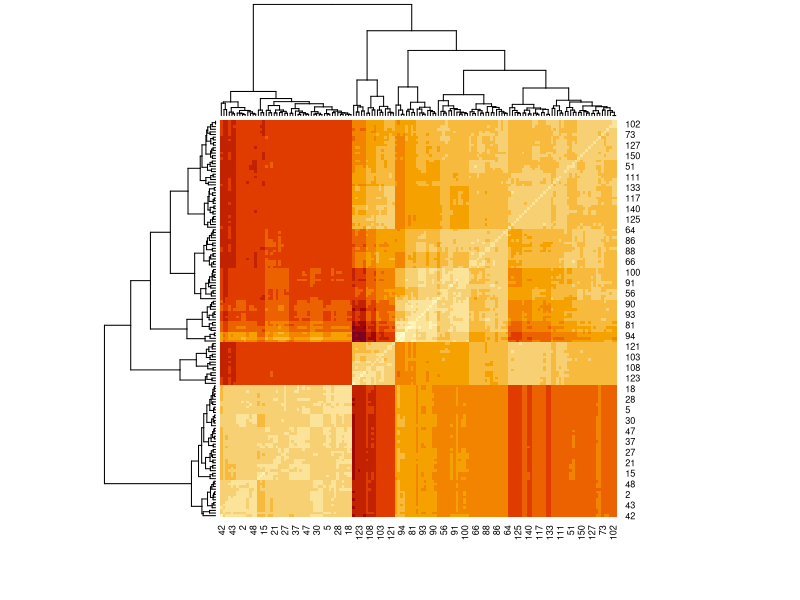
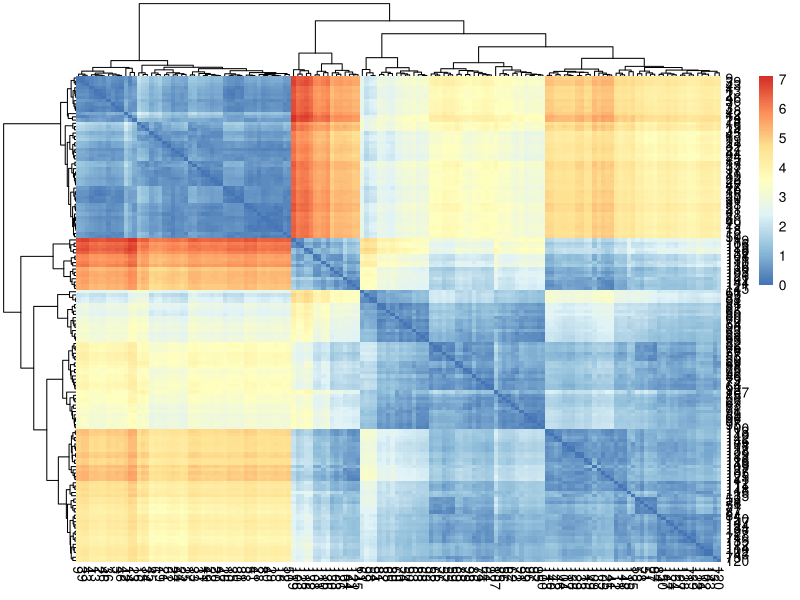
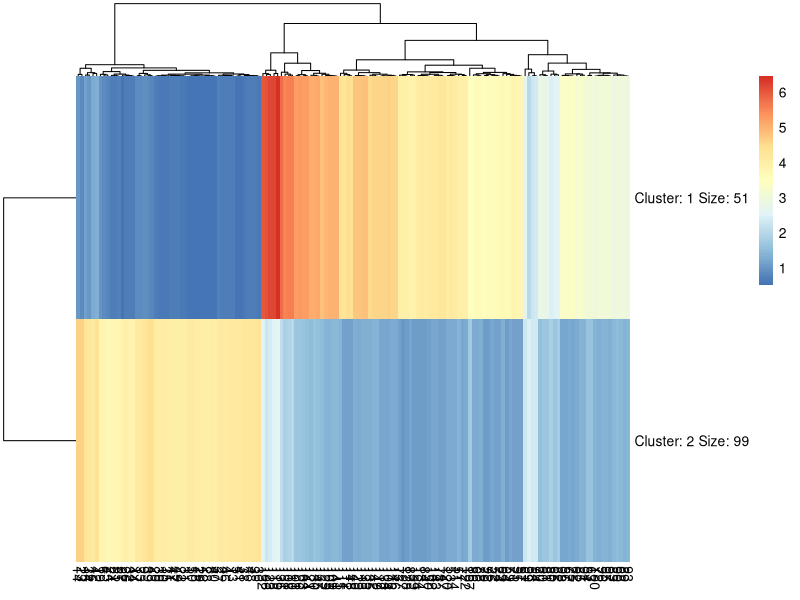
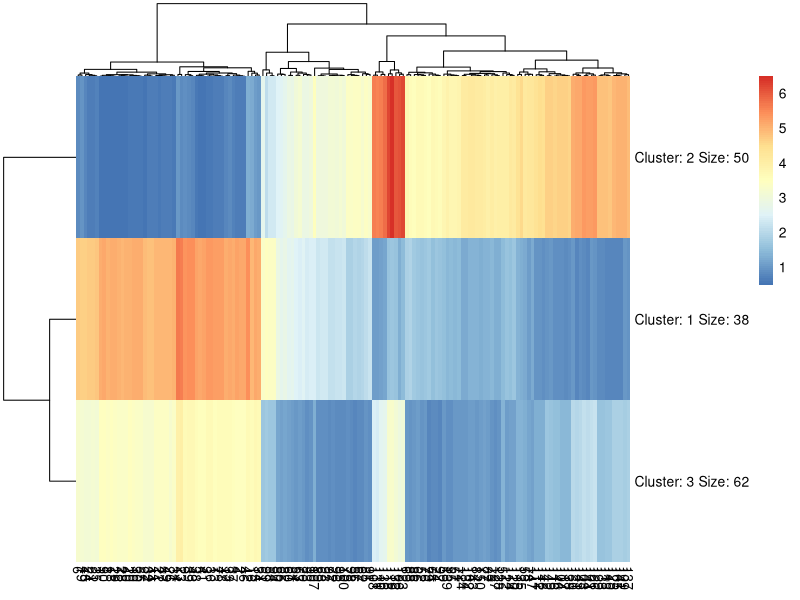
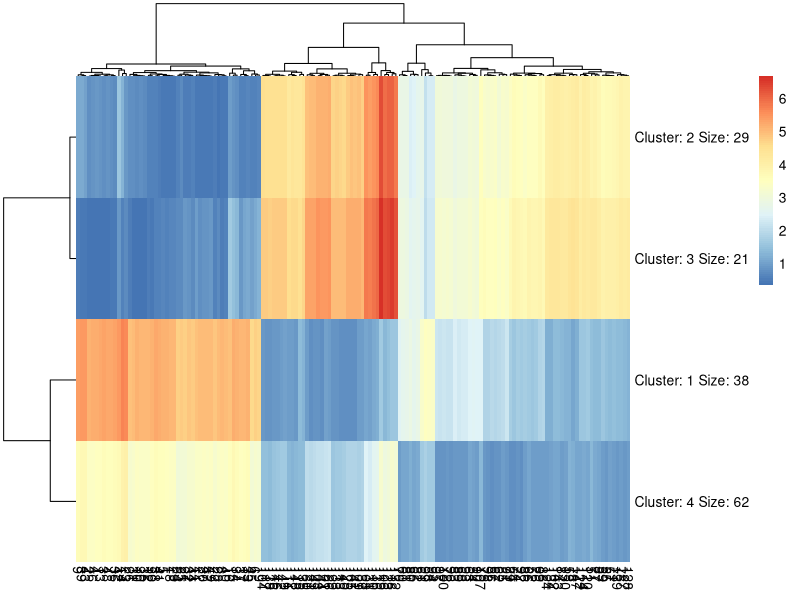
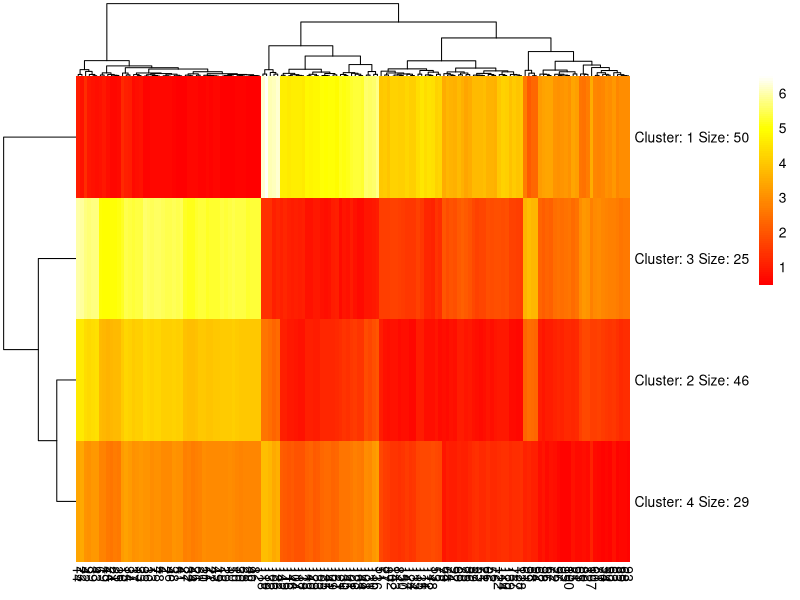
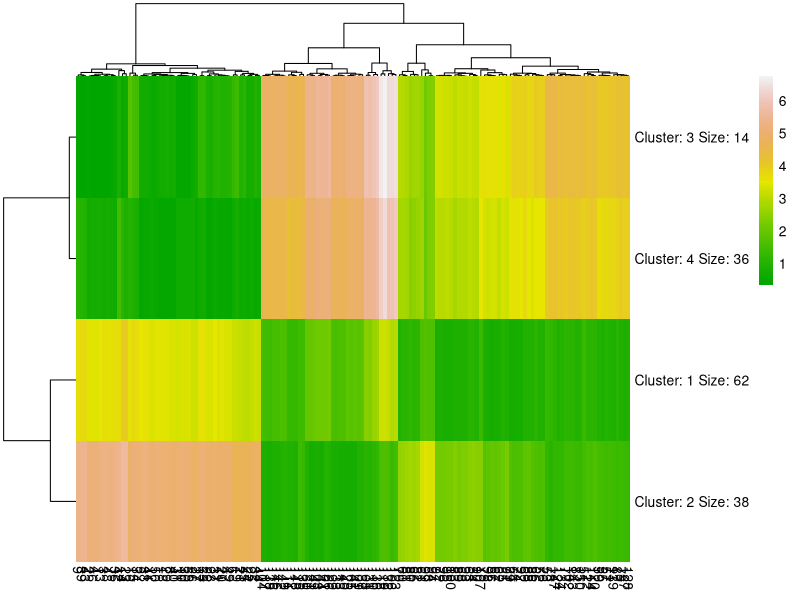
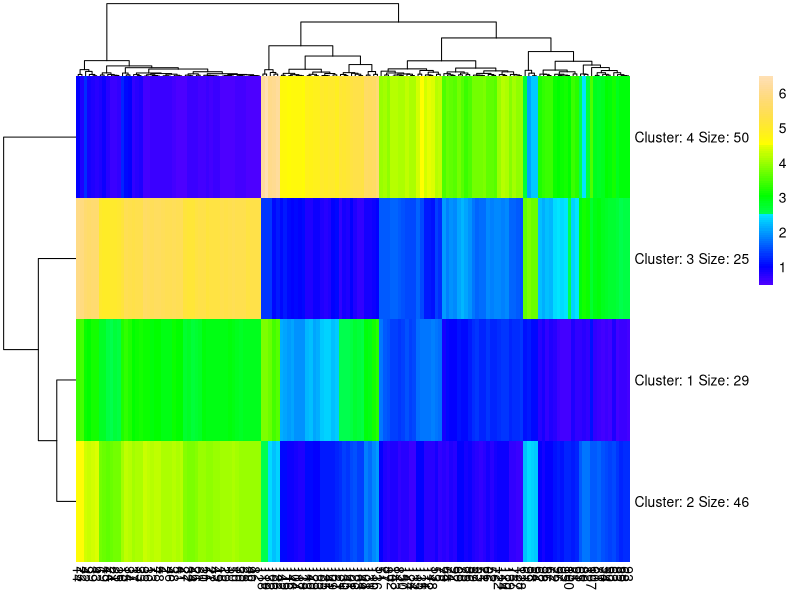

These figures' R source, in order:
##########################################
#Editor: Kuo-Liang Ou
#National Tsing Hua University ILST
##########################################
# ============================================================
# 6-2 距離矩陣、熱圖與 3D 散布圖
# ============================================================
# 分群的基礎是「距離」：距離越近，越相似，越應該在同一群。
# 這個範例教你：
#   1. 用 dist() 計算距離，比較歐氏距離和曼哈頓距離
#   2. 用 heatmap()、pheatmap() 把距離矩陣畫成熱圖，並結合 k-means
#   3. 用 scatterplot3d 畫 3D 散布圖
#   4. 認識矩陣 (matrix)
#   （第 2~4 部分和 3-6 範例大致相同）
#
# 說明：#> 是 R 4.6.1 實際執行的結果；圖形用文字描述。
# ============================================================

# ------------------------------------------------------------
# 第一部分：dist() 距離計算
# ------------------------------------------------------------
#矩陣 (matrix) 是二維資料物件
#由列 (row) 與行 (column) 組成
#dist Distance Matrix Computation
dist(c(1:10)) #try the dist function 10點一維空間距離
#  10 個點排在一條數線上（1, 2, ..., 10），兩兩之間的距離
#  結果只顯示「下三角」，因為 A 到 B 和 B 到 A 的距離相同，對角線（自己到自己）都是 0
#>    1 2 3 4 5 6 7 8 9
#> 2  1
#> 3  2 1
#> 4  3 2 1
#> 5  4 3 2 1
#>  ...（省略）...
dist(cbind(c(1:10),c(1:10)),method="manhattan") # change the method
#  cbind() 組成 10 個二維座標點：(1,1)、(2,2)、...、(10,10)
#  曼哈頓距離 = |x1 - x2| + |y1 - y2|，像在棋盤狀的街道上只能直走、橫走
#  (1,1) 到 (2,2)：1 + 1 = 2
#>    1  2  3  4 ...
#> 2   2
#> 3   4  2
#>  ...（省略）...
dist(cbind(c(1:10),c(1:10)),method="euclidean")  #10點二維空間距離 XY座標
#  歐氏距離 = √((x1-x2)² + (y1-y2)²)，就是直線距離（dist 的預設方法）
#  (1,1) 到 (2,2)：√(1 + 1) = 1.414
#>           1         2 ...
#> 2   1.414214
#> 3   2.828427  1.414214
#>  ...（省略）...
dist(cbind(c(1:10),c(1:10),c(1:10)),method="euclidean") #10點三維空間距離
#  三維座標 (1,1,1)、(2,2,2)…：(1,1,1) 到 (2,2,2) 是 √3 = 1.732
#  dist() 可以處理任意維度，iris 就是 4 維

# ------------------------------------------------------------
# 第二部分：距離矩陣熱圖
# ------------------------------------------------------------
irisMatrix = as.matrix(dist(iris[,1:4])) #put the distances into Matrix
#  150 朵花兩兩之間的距離，as.matrix() 轉成完整的 150 × 150 方形矩陣
irisMatrix
#  印出來非常大（150 × 150）
heatmap(irisMatrix)  #因為 heapmap 只接受相同資料型態之二維 matrix
#  R 內建熱圖：顏色代表距離（紅 = 近、黃白 = 遠）
#  上方和左方的樹狀圖是自動做的階層式分群，相似的花會排在一起，形成幾個方塊

#another heatmap :Pretty Heatmaps 不同的畫圖法
if(!require(pheatmap)) install.packages("pheatmap")
library(pheatmap)
pheatmap(irisMatrix) # x y 分別為 150 iris 編號，顏色為距離
#  pheatmap 預設配色：藍 = 距離小、紅 = 距離大，右邊有顏色圖例
pheatmap(irisMatrix,kmeans_k = 2)  #搭配 kmenas x 為編號，y 為 cluster 中心，顏色為距離
#  kmeans_k = 2：先把 150 列用 k-means 分成 2 群，每群只畫一列（該群的平均）
#  所以圖變成 2 列 × 150 欄，列名稱會顯示「Cluster: 1 Size: …」
#  （kmeans 有隨機性，每次的群大小可能略有不同）
pheatmap(irisMatrix,kmeans_k = 3)
pheatmap(irisMatrix,kmeans_k = 4)
#  分別分成 3、4 群比較
#各種內建調色盤
pheatmap(irisMatrix,kmeans_k = 4,heat.colors(100))
#  第 2 個位置的參數是 color（色盤）；heat.colors(100) 產生 100 色的「熱度」漸層（紅 → 黃 → 白）
pheatmap(irisMatrix,kmeans_k = 4,terrain.colors(100))
#  地形色：綠 → 黃 → 棕 → 白
pheatmap(irisMatrix,kmeans_k = 4,topo.colors(100))
#  地圖色：藍 → 綠 → 黃
pheatmap(irisMatrix,kmeans_k = 4,rainbow(100))
#  彩虹色（顏色太多，通常不容易判讀大小，正式報告較少使用）

# ------------------------------------------------------------
# 第三部分：3D 散布圖
# ------------------------------------------------------------
#######
# see https://r-graph-gallery.com/3d.html

install.packages("scatterplot3d")
#  每次執行都會重新安裝；建議改成 if (!require("scatterplot3d")) install.packages("scatterplot3d")
library("scatterplot3d")
scatterplot3d(iris)
#  丟進整個資料框時，只用前 3 欄當 x、y、z 軸
scatterplot3d(iris[,1:3],pch = 10, color="blue")
#  pch = 10：點的形狀（圓圈內有十字）；color：點的顏色
scatterplot3d(iris$Sepal.Length,iris$Sepal.Width,iris$Petal.Length)
#  分別指定三個軸，結果和第一張相同

colors <- c("red", "green", "blue")
colors <- colors[as.numeric(iris$Species)]
#  as.numeric(Species) 把品種轉成 1、2、3，再取出對應的顏色
#  → 每朵花一個顏色（150 個），setosa 紅、versicolor 綠、virginica 藍
scatterplot3d(iris[,1:3], pch = 16, color=colors)
#  pch = 16：實心圓點；依品種上色，可以看出 setosa 和另外兩種明顯分開
#  （想畫可以旋轉的 3D 圖，請見同資料夾的 rgl.R）

# ------------------------------------------------------------
# 第四部分：矩陣介紹
# ------------------------------------------------------------
### matrix 介紹
#matrix(data=NA, nrow=1, ncol=1, byrow=FALSE, dimnames=NULL)
mdat <- matrix(c(1,2,3, 11,12,13), nrow = 2, ncol = 3, byrow = TRUE,
               dimnames = list(c("row1", "row2"),
                               c("C.1", "C.2", "C.3")))
#  nrow 列數、ncol 欄數；byrow = TRUE 一列一列填入；dimnames = list(列名, 欄名)
mdat
#>      C.1 C.2 C.3
#> row1   1   2   3
#> row2  11  12  13

a = c(1,2,3)
b= as.matrix(dist(a))
#  1、2、3 三個點的距離矩陣：
#>   1 2 3
#> 1 0 1 2
#> 2 1 0 1
#> 3 2 1 0

c=matrix(1:12, 3, 4)    #建立 3列 * 4 行矩陣 bycol
c
#  預設 byrow = FALSE，一欄一欄填入
#>      [,1] [,2] [,3] [,4]
#> [1,]    1    4    7   10
#> [2,]    2    5    8   11
#> [3,]    3    6    9   12
d=matrix(1:12, ncol=4)
d
#  只指定 4 欄，R 自動算出 3 列，結果和 c 相同
e= matrix(1:12)
e
#  沒有指定列數和欄數 → 12 列 × 1 欄

# ============================================================
# 重點整理
# ============================================================
# | 距離           | 公式                       | dist() 寫法                   |
# |----------------|----------------------------|-------------------------------|
# | 歐氏距離       | √(Σ(差)²)，直線距離        | dist(x)（預設）               |
# | 曼哈頓距離     | Σ|差|，只能直走橫走        | dist(x, method = "manhattan") |
#
# heatmap() / pheatmap()：把距離矩陣畫成熱圖，並自動做階層式分群
# pheatmap(..., kmeans_k = k)：先用 k-means 分群，每群畫一列
#
# 練習題
# 1. 計算 (0,0) 和 (3,4) 兩點的歐氏距離和曼哈頓距離：dist(rbind(c(0,0), c(3,4)), method = ...)
# 2. 先把 iris 標準化再算距離：dist(scale(iris[,1:4]))，熱圖有什麼不同？
# 3. 用 pheatmap(irisMatrix, kmeans_k = 3) 畫圖，三群的大小和 iris 三個品種各 50 朵接近嗎？
